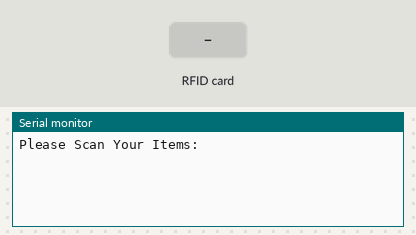
Bench run of a sketch on a simulated Arduino Uno, built with avr-gcc and run on an emulated ATmega328P. Parts: the last lines printed to the serial monitor. The inputs (shaded band) are chosen by the test bench.

Above: at 1.2 s.
1.3 s: RFID card E9 F2 E3 B8 held to the reader
At 2.5 s:
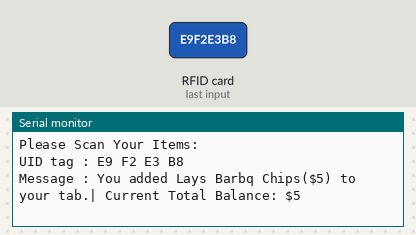
2.8 s: RFID card B2 34 32 2D held to the reader
At 5.5 s:
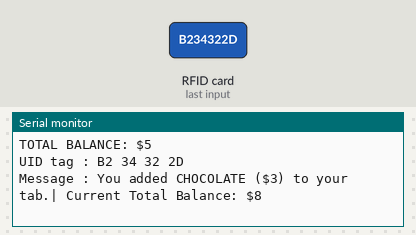
5.8 s: RFID card 09 32 E3 C2 held to the reader
At 8.6 s:
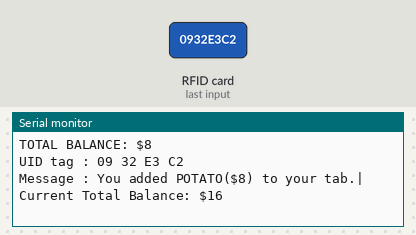
8.8 s: RFID card 5E 7A 19 C4 held to the reader
At 12.5 s:
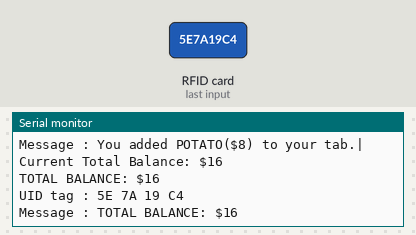

The sketch:

SMART_SHOPPING_CART_SCANNER.ino
```cpp
#include <SPI.h>
#include <MFRC522.h>

#define SS_PIN 10
#define RST_PIN 9

int Chips=5;
int Chocolate=3;
int Potato=8;

int total=0;
int *pntr=&total;

int Max_Nmbr_Items;


MFRC522 mfrc522(SS_PIN, RST_PIN);


void setup()
{
  Serial.begin(9600);
  SPI.begin();
  mfrc522.PCD_Init();
  Serial.println("Please Scan Your Items: ");
  Serial.println();

}
void loop()
{
  // Look for new cards
  if ( ! mfrc522.PICC_IsNewCardPresent())
  {
    return;
  }
  // Select one of the cards
  if ( ! mfrc522.PICC_ReadCardSerial())
  {
    return;
  }
  //Show UID on serial monitor
  Serial.print("UID tag :");
  String content= "";
  byte letter;
  for (byte i = 0; i < mfrc522.uid.size; i++)
  {
     Serial.print(mfrc522.uid.uidByte[i] < 0x10 ? " 0" : " ");
     Serial.print(mfrc522.uid.uidByte[i], HEX);
     content.concat(String(mfrc522.uid.uidByte[i] < 0x10 ? " 0" : " "));
     content.concat(String(mfrc522.uid.uidByte[i], HEX));
  }
  Serial.println();
  Serial.print("Message : ");
  content.toUpperCase();


  for(Max_Nmbr_Items=0;Max_Nmbr_Items<1000;Max_Nmbr_Items++){

  while(content.substring(1) == "E9 F2 E3 B8"){
    *pntr=*pntr+Chips;
    Serial.print("You added Lays Barbq Chips($5) to your tab.| Current Total Balance: $");
    Serial.println(*pntr);
    delay(3000);
           for (byte i = 0; i < mfrc522.uid.size; i++)
  {
     content.concat(String(mfrc522.uid.uidByte[i] < 0x10 ? " 0" : " "));
     content.concat(String(mfrc522.uid.uidByte[i], DEC));
  }
  }

  while(content.substring(1)== "B2 34 32 2D"){
    *pntr=*pntr+Chocolate;
    Serial.print("You added CHOCOLATE ($3) to your tab.| Current Total Balance: $");
    Serial.println(*pntr);
    delay(3000);
        for (byte i = 0; i < mfrc522.uid.size; i++)
  {
     content.concat(String(mfrc522.uid.uidByte[i] < 0x10 ? " 0" : " "));
     content.concat(String(mfrc522.uid.uidByte[i], DEC));
  }
  }


  while(content.substring(1)== "09 32 E3 C2"){
  total=total+Potato;
  Serial.print("You added POTATO($8) to your tab.| Current Total Balance: $");
  Serial.println(total);
    delay(3000);
    for (byte i = 0; i < mfrc522.uid.size; i++)
  {
     content.concat(String(mfrc522.uid.uidByte[i] < 0x10 ? " 0" : " "));
     content.concat(String(mfrc522.uid.uidByte[i], DEC));
  }
  }

 }

 Serial.print("TOTAL BALANCE: $");
 Serial.println(total);


}
```

Measured:
- after the input at 1.3 s, the serial monitor: prints a new line at once (image 1)
- after the input at 2.8 s, the serial monitor: prints a new line after 1.9 s (image 2)
- after the input at 5.8 s, the serial monitor: prints a new line after 2.3 s (image 3)
- after the input at 8.8 s, the serial monitor: prints a new line after 2.6 s (image 4)
